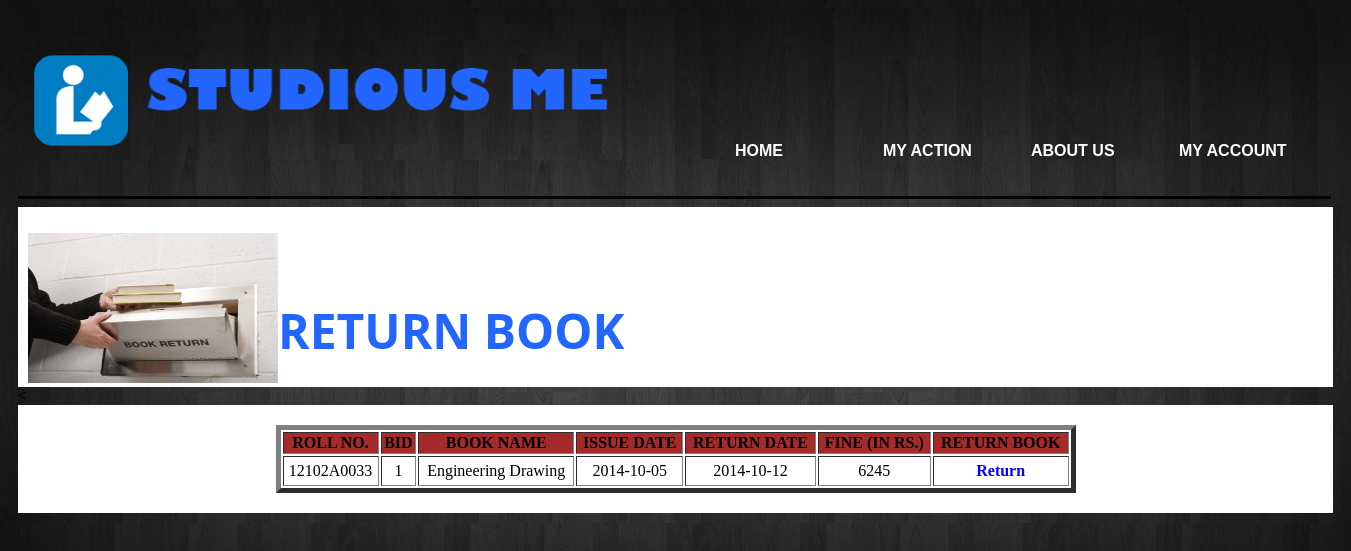
The page /areturnfine.php (signed in) on the database its author committed.
### tables this page shows
CREATE TABLE IF NOT EXISTS `issue` (
  `id` int(11) NOT NULL AUTO_INCREMENT,
  `rollno` varchar(50) NOT NULL,
  `bid` varchar(50) NOT NULL,
  `date` date NOT NULL,
  `fine` varchar(50) NOT NULL,
  `status` varchar(10) NOT NULL,
  PRIMARY KEY (`id`)
);

CREATE TABLE IF NOT EXISTS `book` (
  `bid` int(11) NOT NULL AUTO_INCREMENT,
  `bname` varchar(200) NOT NULL,
  `author` varchar(200) NOT NULL,
  `pub` varchar(200) NOT NULL,
  `bran` varchar(100) NOT NULL,
  `no` int(11) NOT NULL,
  `bimage` varchar(200) NOT NULL,
  PRIMARY KEY (`bid`)
);

### areturnfine.php (the view, shortened to what this page needs)
<html>
<head>
<link rel="stylesheet" type="text/css" href="cssmain\admin.css">
</head>
<body>
<div id="wrapper">
<div id="header">
<br>
<a href="adminhomepage.php"><img src="images\sitelogo.png" alt="sitelogo"
  style="float:left;width:600px;height:120px;"></a>
 <div id="dropdown">
   <ul id="drop-nav" style="font-family:Arial;">
  <li><a href="adminhomepage.php">HOME</a>
  </li>
  <li><a href="#">MY ACTION</a>
  </li>
  <li><a href="#">ABOUT US</a>
  </li>
  <li><a href="#">MY ACCOUNT</a>
  </li>
</ul>
  </div>
</div>
<hr>
<div id="down " style="background-color:white; color:black; padding:10px;margin-top:0px; width: 1295px; height:160px">
	<p ><font size='8px' color='#2266FF'><img src="images\adminreturn.jpg" alt="University"
  style="float:left;width:250px;height:150px;"><br><b>RETURN BOOK<b></font></p>
</div>
<<div style="background-color:white; color:black; padding:20px; margin-top:0px; width:1275px; height:auto">
<table width='800' align='center' border='5'>
   <tr bgcolor='brown'>
		<th>ROLL NO.</th>
		<th>BID</th>
		<th>BOOK NAME</th>
		<th>ISSUE DATE</th>
		<th>RETURN DATE</th>
		<th>FINE (IN RS.)</th>
		<th>RETURN BOOK</th>
   </tr>
   <tr>
  <?php
   $query = mysql_query("SELECT * FROM  `issue` WHERE  `status` LIKE  'YES' ");
  while(($row2=mysql_fetch_array($query))){
   $issueid=$row2[0];
   $bookid=$row2[2];
   $rollno=$row2[1];
   $date = $row2[3];
   $today = date("Y-m-d");
   $diff = (abs(strtotime($today) - strtotime($date))/(60*60*24));
   if($diff > 7)
   {
     $now= strtotime("+7 day", strtotime($date));
	 $returndate= date("Y-m-d", $now);
	 $fndate=(abs(strtotime($today) - strtotime($date))/(60*60*24));
	 $days=$fndate-7;
	 $fine=$days*5;
   }
   else
   {
     $now= strtotime("+7 day", strtotime($date));
	 $returndate= date("Y-m-d", $now);
	 $fine=0;
   }
   $query2=mysql_query("SELECT * FROM  `book` WHERE  `bid` = $bookid ");
 while(($row=mysql_fetch_array($query2)))
 {
	$book_name = $row[1];
 ?>
  <td><center><?php echo $rollno ;?></center></td>
  <td><center><?php echo $bookid; ?></center></td>
  <td><center><?php echo $book_name; ?></center></td>
  <td><center><?php echo $date; ?></center></td>
  <td><center><?php echo $returndate; ?></center></td>
  <td><center><?php echo $fine; ?></center></td>
  <td><center><a href='areturn.php?del=<?php echo $issueid;?>' style="color: blue">Return</center></td>
 </tr>
 <?php } }?>
 </table>
 </div>
</body>
</html>

### cssmain/admin.css (style rules this page uses)
body { background-image: url("background.jpg"); background-size: 1366px 768px; background-repeat: repeat; }
hr { color: #000000; background-color:#000000; height:3px; width: 100%; border:none; }
p { font-family: 'Open Sans', Arial, Helvetica, sans-serif; color: #FFFFFF; }
#header { height:170px; padding:0px; position:relative; }
#wrapper { background-image: url("background.jpg"); background-size: 1366px 768px; background-repeat: repeat; width:1313px; margin:0; padding:10px; height:auto; }
#dropdown { height:50px; width:600px; float:right; padding:0px; bottom:0; right:0; position:absolute; }
a:link, a:visited { display: block; font-weight: bold; color: #000000; background-color:transparent; padding: 4px; text-decoration: none; color: white; }
ul { list-style: none; padding: 0px; margin: 0px; }
ul li { display:block; position: relative; float: left; border:0px solid black; width:148px; }
ul li a { display: block; background: Black; padding: 0px 0px 0px 0px; text-decoration: none; color: White; height:42px; }

### rows shown on the page
issue: rollno "12102A0033", bid "1", date "2014-10-05", date "2014-10-12", date "6245"
book: bname "Engineering Drawing"
